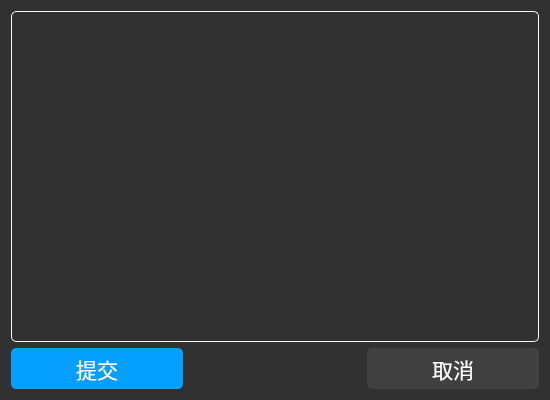
<?xml version="1.0" encoding="UTF-8"?>
<ui version="4.0">
 <class>InstallWidget</class>
 <widget class="QDialog" name="InstallWidget">
  <property name="geometry">
   <rect>
    <x>0</x>
    <y>0</y>
    <width>550</width>
    <height>400</height>
   </rect>
  </property>
  <property name="windowTitle">
   <string>Dialog</string>
  </property>
  <property name="styleSheet">
   <string notr="true">QScrollBar:vertical{
	border: none;
	width:8px;
	margin: 0 0 0 0;
	background: transparent;
}
QScrollBar::handle:vertical{
	background: rgb(200, 200, 200);
	border-radius:4px;
}
QScrollBar::handle:vertical:hover{
	background: rgb(240, 240, 240);
	border-radius:4px;
}
QScrollBar::handle:vertical:pressed{
	background: rgb(255, 120, 10);
	border-radius:4px;
}
QScrollBar::add-page,QScrollBar::sub-page:vertical{
	background: transparent;
}
QScrollBar::add-line,QScrollBar::sub-line:vertical{
	background: transparent;
}
QWidget{
	background-color: rgb(49, 49, 49);
}</string>
  </property>
  <layout class="QGridLayout" name="gridLayout" rowstretch="8,1" columnstretch="1,1,1" rowminimumheight="0,0">
   <item row="0" column="0" colspan="3">
    <widget class="QTextEdit" name="textEdit">
     <property name="font">
      <font>
       <family>宋体</family>
       <pointsize>16</pointsize>
      </font>
     </property>
     <property name="styleSheet">
      <string notr="true">QTextEdit{
	border:1px solid rgb(250,250,250);
	border-radius:5px;
	color: rgb(250, 250, 250);
	background:transparent;
}</string>
     </property>
     <property name="readOnly">
      <bool>true</bool>
     </property>
    </widget>
   </item>
   <item row="1" column="0">
    <widget class="QPushButton" name="installButton">
     <property name="sizePolicy">
      <sizepolicy hsizetype="Preferred" vsizetype="Preferred">
       <horstretch>0</horstretch>
       <verstretch>0</verstretch>
      </sizepolicy>
     </property>
     <property name="font">
      <font>
       <family>楷体</family>
       <pointsize>16</pointsize>
      </font>
     </property>
     <property name="styleSheet">
      <string notr="true">QPushButton{
	border-radius:5px;
	color: rgb(250, 250, 250);
	background-color: rgb(5, 160, 255);
}
QPushButton:hover{
	border-radius:5px;
	color: rgb(250, 250, 250);
	background-color: rgb(10, 222, 255);
}</string>
     </property>
     <property name="text">
      <string>提交</string>
     </property>
    </widget>
   </item>
   <item row="1" column="2">
    <widget class="QPushButton" name="cancelButton">
     <property name="sizePolicy">
      <sizepolicy hsizetype="Preferred" vsizetype="Preferred">
       <horstretch>0</horstretch>
       <verstretch>0</verstretch>
      </sizepolicy>
     </property>
     <property name="font">
      <font>
       <family>楷体</family>
       <pointsize>16</pointsize>
      </font>
     </property>
     <property name="styleSheet">
      <string notr="true">QPushButton{
	border-radius:5px;
	color: rgb(250, 250, 250);
	background-color: rgb(64, 64, 64);
}
QPushButton:hover{
	border-radius:5px;
	color: rgb(250, 250, 250);
	background-color: rgb(120, 120, 120);
}</string>
     </property>
     <property name="text">
      <string>取消</string>
     </property>
    </widget>
   </item>
   <item row="1" column="1">
    <spacer name="horizontalSpacer">
     <property name="orientation">
      <enum>Qt::Horizontal</enum>
     </property>
     <property name="sizeHint" stdset="0">
      <size>
       <width>40</width>
       <height>20</height>
      </size>
     </property>
    </spacer>
   </item>
  </layout>
 </widget>
 <resources/>
 <connections/>
</ui>
